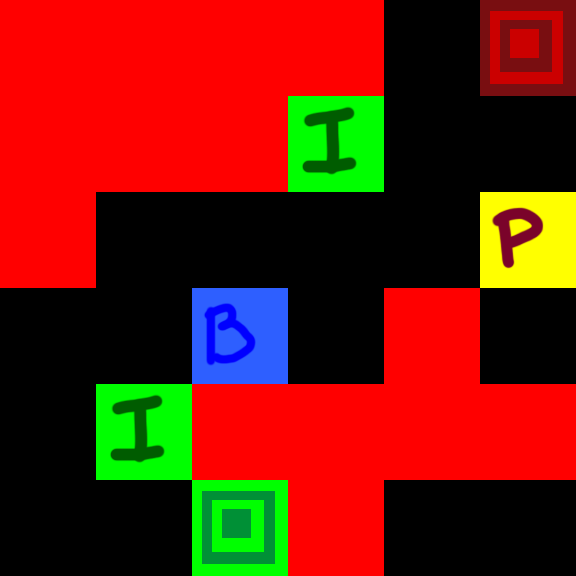

Tiled map render using the project's own tile images. Description and the map definition, with tile-layer contents summarised, below:
An orthogonal 6x6 tile map with 96x96 px tiles, 1 tile layer (Tile Layer 1).

<map version="1.0" orientation="orthogonal" renderorder="right-down" width="6" height="6" tilewidth="96" tileheight="96" nextobjectid="1">
 <tileset firstgid="1" name="tiles" tilewidth="96" tileheight="96">
  <tile id="0">
   <image width="96" height="96" source="start.png" />
  </tile>
  <tile id="1">
   <image width="96" height="96" source="end.png" />
  </tile>
  <tile id="2">
   <image width="96" height="96" source="obstacle.png" />
  </tile>
  <tile id="3">
   <image width="96" height="96" source="bonus.png" />
  </tile>
  <tile id="4">
   <image width="96" height="96" source="insect.png" />
  </tile>
  <tile id="5">
   <image width="96" height="96" source="polution.png" />
  </tile>
 </tileset>
 <layer name="Tile Layer 1" width="6" height="6">
  <data>[36 cells, 20 non-empty, 6 distinct tile ids]</data>
 </layer>
</map>
